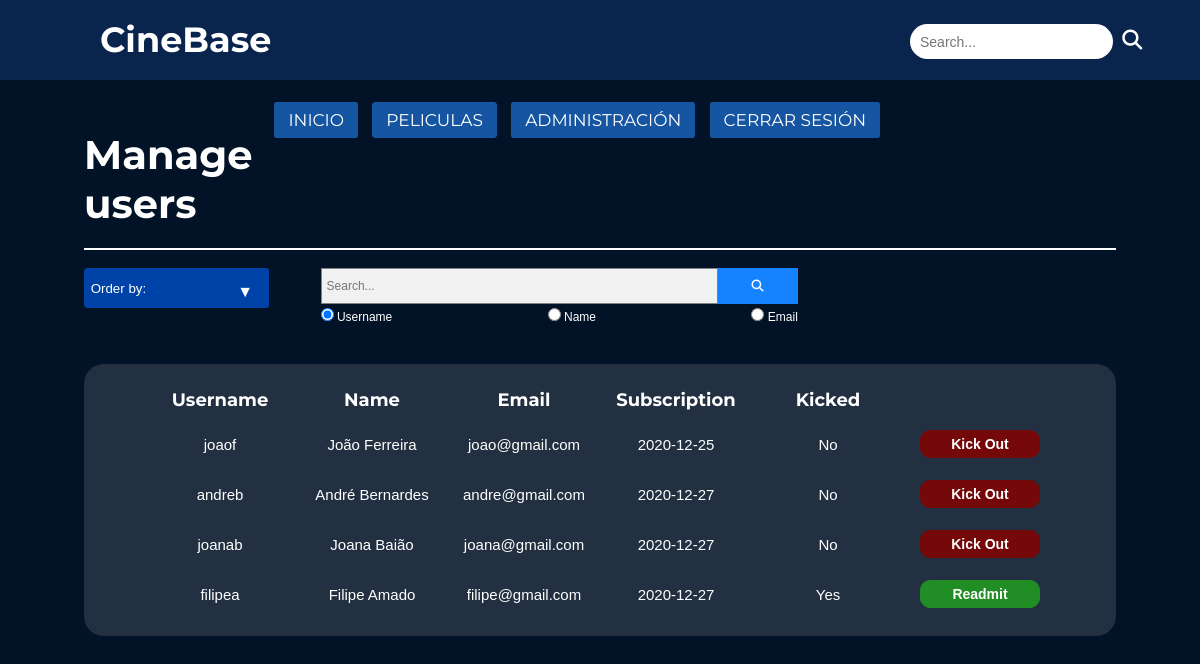
Screenshot of /manage_users.php (signed in) with the database file from the repository.
### tables this page shows
CREATE TABLE `utilizador` (
  `utilizadorid` int(11) NOT NULL,
  `email` varchar(50) NOT NULL,
  `password` varchar(20) NOT NULL,
  `nomeutilizador` varchar(20) NOT NULL,
  `primeironome` varchar(30) NOT NULL,
  `ultimonome` varchar(30) NOT NULL,
  `datainscricao` date NOT NULL,
  `expulso` tinyint(1) NOT NULL
);

### manage_users.php (the view, shortened to what this page needs)
<!DOCTYPE html>
<html lang="en">
<head>
    <link href="css/style_manage.css" rel="stylesheet" type="text/css">
    <link href="css/style_nav.css" rel="stylesheet" type="text/css">
</head>
<body>
    <nav>
        <label class="logo">CineBase</label>
        <div class="search-nav">
            <form action="search_movie.php" method="post">
                <input type="text" placeholder="Search..." name="search">
                <button type="submit"><i class="fa fa-search"></i></button>
            </form>
        </div>
        <div class="nav-options">
            <li><a href="index.php">INICIO</a></li>
            <li>
                <form action="search_movie.php" method="post">
                    <button type="submit">PELICULAS</button>
                </form>
            </li>
            <li><a href="admin_profile.php">ADMINISTRACIÓN</a></li>
            <li><a href="logout.php">
CERRAR SESIÓN</a></li>
        </div>
    </nav>
    <main>
        <?php
        $search = $_POST['search'];
        $order_by = $_POST['order_by'];
        ?>
        <div class="container">
            <h1>Manage users</h1>
        </div>
        <div id="horizontal"></div><br>
        <form action="manage_users.php" method="post">
            <div class="options">
                <div class="select">
                    <select name="order_by" id="order_by">
                        <?php
                        if (isset($_POST['order_by'])) {
                            echo '<option value="' . $order_by . '" hidden>' . $order_by . '</option>';
                        } else {
                            echo '<option value="Order by:" hidden>Order by:</option>';
                        }
                        ?>
                    </select>
                </div>
                <div class="contain-search">
                    <input type="text" placeholder="Search..." name="search" value="<?php echo $search ?>">
                    <button type="submit"><i class="fa fa-search"></i></button>
                    <div class="check_boxes">
                        <div>
                            <input type="radio" id="username" name="search-filter" value="Username" checked>
                            <label for="username">Username</label>
                        </div>
                        <div>
                            <input type="radio" id="name" name="search-filter" value="Name">
                            <label for="name">Name</label>
                        </div>
                        <div>
                            <input type="radio" id="email" name="search-filter" value="Email">
                            <label for="email">Email</label>
                        </div>
                    </div>
                </div>
            </div>
        </form>
        <div class="wrap">
            <div class=table>
                <?php
                require_once "connect.php";
                $connection = @new mysqli($host, $db_user, $db_password, $db_name, $port);
                $query = "SELECT * FROM utilizador ";
                $query .= ";";
                $result = $connection->query($query);
                $num_of_results = mysqli_num_rows($result);
                if ($num_of_results > 0) {
                    echo '
                        <table id="users_table">
                            <tr>
                                <th>Username</th>
                                <th>Name</th>
                                <th>Email</th>
                                <th>Subscription</th>
                                <th>Kicked</th>
                            </tr>';
                    for ($i = 1; $i <= $num_of_results; $i++) {
                        $row = mysqli_fetch_assoc($result);
                        $userid = $row['utilizadorid'];
                        $userName = $row['nomeutilizador'];
                        $name = $row['primeironome'] ." ". $row['ultimonome'];
                        $email = $row['email'];
                        $subs_date = $row['datainscricao'];
                        $kicked = $row['expulso'];
                        if ($kicked == 0) {
                            $kicked_ = "No";
                        } else {
                            $kicked_ = "Yes";
                        }
                        echo
                            '<tr>
                        <td style="display:none;">' . $userid . '</td>
                        <td>' . $userName . '</td>
                        <td>' . $name . '</td>
                        <td>' . $email . '</td>
                        <td>' . $subs_date . '</td>
                        <td>' . $kicked_ . '</td>';
                        if ($kicked == 0) {
                            echo '<td><input class=table-button type="button" id="kick" value="Kick Out" onclick="kickUser(this)"></td>';
                        } elseif ($kicked == 1) {
                            echo '<td><input class=table-button type="button" id="readmit" value="Readmit" onclick="readmitUser(this)"></td>';
                        }
                        echo '</tr>';
                    }
                    echo '</table>';
                } else {
                    echo "No match found";
                }
                ?>
            </div>
        </div>
    </main>
</body>
</html>

### css/style_manage.css (style rules this page uses)
* { padding: 0; margin: 0; text-decoration: none; list-style: none; box-sizing: border-box; }
body { background-color: rgb(3, 19, 39); font-family: sans-serif; color: white; }
main { background-color: rgb(3, 19, 39); margin-top: 50px; margin-bottom: 50px; margin-left: 7%; margin-right: 7%; }
.container { align-items: center; display: flex; }
h1 { font-size: 40px; text-align: left; color: white; margin-bottom: 20px; font-family: 'Montserrat', sans-serif; }
#horizontal { width: 100%; border: 1px solid white; }
.options { align-items: top; justify-content: space-between; display: flex; flex-wrap: nowrap; color: white; align-items: top; }
select { -webkit-appearance: none; -moz-appearance: none; -ms-appearance: none; appearance: none; outline: 0; box-shadow: none; border: 0 !important; background: rgb(0, 67, 168); background-image: none; }
.select { margin-right: 5%; position: relative; display: flex; width: 15em; height: 2.5em; line-height: 3; background: rgb(0, 67, 168); overflow: hidden; border-radius: .25em; }
select { flex: 1; padding: 0 .5em; color: #fff; cursor: pointer; }
.select::after { content: '\25BC'; position: absolute; top: 0; right: 0; padding: 0 1em; background: rgb(0, 67, 168); cursor: pointer; pointer-events: none; -webkit-transition: .25s all ease; -o-transition: .25s all ease; transition: .25s all ease; }
form .contain-search { width: 100%; align-items: center; }
form .contain-search input[type=text] { border: 1px solid grey; background: #f1f1f1; float: left; width: 50%; height: 3em; padding: 5px; font-size: 12px; }
.contain-search button { border: 1px solid rgb(21, 130, 255); background: rgb(21, 130, 255); float: left; width: 10%; height: 3em; padding: 5px; color: white; font-size: 12px; border-left: none; cursor: pointer; }
.contain-search::after { content: ""; clear: both; display: table; }
.contain-search label { color: white; }
.contain-search .check_boxes { font-size: 12px; width: 60%; display: flex; justify-content: space-between; margin-top: 40px; align-content: center; }
.wrap { margin-top: 40px; width: 100%; height: 100%; padding: 1rem; background: rgb(34, 48, 65); text-align: center; border-radius: 20px; font-size: 10px; }
.table { font-size: 15px; width: 100%; text-align: center; color: white; display: flex; justify-content: center; align-items: center; }
th { font-family: 'Montserrat', sans-serif; font-weight: bold; font-size: 18px; }
th, td { border-bottom: 1px solid none; width: 150px; padding: 7px; }
.table-button { border: none; color: white; width: 120px; font-weight: bold; font-size: 14px; margin-top: 2px; margin-bottom: 2px; margin: 3px; padding: 5px; text-align: center; border-radius: 10px; background-color: rgb(0, 67, 168); border: 1px solid rgb(0, 67, 168); }
#readmit { background: rgb(32, 141, 37); border: 1px solid rgb(32, 141, 37); }
#kick { background: rgb(117, 8, 8); border: 1px solid rgb(117, 8, 8); }

### css/style_nav.css (style rules this page uses)
* { padding: 0; margin: 0; text-decoration: none; list-style: none; box-sizing: border-box; }
nav { font-family: 'Montserrat', sans-serif; background: rgb(10, 37, 77); height: 80px; width: 100%; }
label.logo { color: white; float: left; font-size: 35px; line-height: 80px; padding: 0 100px; font-weight: bold }
.nav-options { float: right; vertical-align: center; }
.nav-options li { display: inline-block; line-height: 80px; margin-left: 10px; }
.nav-options li a { color: white; font-size: 17px; padding: 7px 13px; border-radius: 3px; text-transform: uppercase; border: 1px solid rgb(22, 85, 161); background: rgb(22, 85, 161); }
.nav-options li form button { font-family: 'Montserrat', sans-serif; color: white; font-size: 17px; padding: 7px 13px; border-radius: 3px; text-transform: uppercase; border: 1px solid rgb(22, 85, 161); background: rgb(22, 85, 161); cursor: pointer; }
.search-nav { margin-left: 20px; width: 25%; float: right; vertical-align: center; }
.search-nav form { line-height: 80px; margin-left: 10px; }
.search-nav input[type=text] { border-radius: 50px; width: 70%; padding: 10px; font-size: 14px; height: 2.5em; border: none; }
.search-nav button { display: inline-block; height: 2.5em; color: white; margin-left: 5px; background-color: rgb(10, 37, 77); font-size: 20px; margin-top: 15px; border: none; cursor: pointer; }

### rows the page displays
utilizador: nomeutilizador "joaof", name "João Ferreira", email "joao@gmail.com", datainscricao "2020-12-25", expulso "No"
utilizador: nomeutilizador "andreb", name "André Bernardes", email "andre@gmail.com", datainscricao "2020-12-27", expulso "No"
utilizador: nomeutilizador "joanab", name "Joana Baião", email "joana@gmail.com", datainscricao "2020-12-27", expulso "No"
utilizador: nomeutilizador "filipea", name "Filipe Amado", email "filipe@gmail.com", datainscricao "2020-12-27", expulso "Yes"
